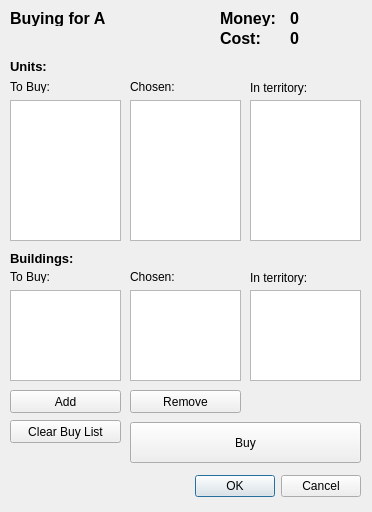
<?xml version="1.0" encoding="UTF-8"?>
<ui version="4.0">
 <class>BuyDialog</class>
 <widget class="QDialog" name="BuyDialog">
  <property name="geometry">
   <rect>
    <x>0</x>
    <y>0</y>
    <width>372</width>
    <height>512</height>
   </rect>
  </property>
  <property name="windowTitle">
   <string>Buy</string>
  </property>
  <widget class="QDialogButtonBox" name="buttonBox">
   <property name="geometry">
    <rect>
     <x>20</x>
     <y>470</y>
     <width>341</width>
     <height>32</height>
    </rect>
   </property>
   <property name="orientation">
    <enum>Qt::Horizontal</enum>
   </property>
   <property name="standardButtons">
    <set>QDialogButtonBox::Cancel|QDialogButtonBox::Ok</set>
   </property>
  </widget>
  <widget class="QLabel" name="titleLabel">
   <property name="geometry">
    <rect>
     <x>10</x>
     <y>10</y>
     <width>201</width>
     <height>16</height>
    </rect>
   </property>
   <property name="font">
    <font>
     <pointsize>12</pointsize>
     <weight>75</weight>
     <bold>true</bold>
    </font>
   </property>
   <property name="text">
    <string>Buying for A</string>
   </property>
  </widget>
  <widget class="QLabel" name="label_2">
   <property name="geometry">
    <rect>
     <x>220</x>
     <y>10</y>
     <width>71</width>
     <height>16</height>
    </rect>
   </property>
   <property name="font">
    <font>
     <pointsize>12</pointsize>
     <weight>75</weight>
     <bold>true</bold>
    </font>
   </property>
   <property name="text">
    <string>Money:</string>
   </property>
  </widget>
  <widget class="QLabel" name="moneyLabel">
   <property name="geometry">
    <rect>
     <x>290</x>
     <y>10</y>
     <width>51</width>
     <height>16</height>
    </rect>
   </property>
   <property name="font">
    <font>
     <pointsize>12</pointsize>
     <weight>75</weight>
     <bold>true</bold>
    </font>
   </property>
   <property name="text">
    <string>0</string>
   </property>
  </widget>
  <widget class="QLabel" name="label_3">
   <property name="geometry">
    <rect>
     <x>10</x>
     <y>80</y>
     <width>46</width>
     <height>13</height>
    </rect>
   </property>
   <property name="text">
    <string>To Buy:</string>
   </property>
  </widget>
  <widget class="QTableWidget" name="buyTable">
   <property name="geometry">
    <rect>
     <x>10</x>
     <y>100</y>
     <width>111</width>
     <height>141</height>
    </rect>
   </property>
  </widget>
  <widget class="QTableWidget" name="chosenTable">
   <property name="geometry">
    <rect>
     <x>130</x>
     <y>100</y>
     <width>111</width>
     <height>141</height>
    </rect>
   </property>
  </widget>
  <widget class="QTableWidget" name="territoryTable">
   <property name="geometry">
    <rect>
     <x>250</x>
     <y>100</y>
     <width>111</width>
     <height>141</height>
    </rect>
   </property>
  </widget>
  <widget class="QLabel" name="costLabel">
   <property name="geometry">
    <rect>
     <x>290</x>
     <y>30</y>
     <width>51</width>
     <height>16</height>
    </rect>
   </property>
   <property name="font">
    <font>
     <pointsize>12</pointsize>
     <weight>75</weight>
     <bold>true</bold>
    </font>
   </property>
   <property name="text">
    <string>0</string>
   </property>
  </widget>
  <widget class="QLabel" name="label_4">
   <property name="geometry">
    <rect>
     <x>220</x>
     <y>30</y>
     <width>71</width>
     <height>16</height>
    </rect>
   </property>
   <property name="font">
    <font>
     <pointsize>12</pointsize>
     <weight>75</weight>
     <bold>true</bold>
    </font>
   </property>
   <property name="text">
    <string>Cost:</string>
   </property>
  </widget>
  <widget class="QLabel" name="label_5">
   <property name="geometry">
    <rect>
     <x>130</x>
     <y>80</y>
     <width>46</width>
     <height>13</height>
    </rect>
   </property>
   <property name="text">
    <string>Chosen:</string>
   </property>
  </widget>
  <widget class="QLabel" name="label_6">
   <property name="geometry">
    <rect>
     <x>250</x>
     <y>80</y>
     <width>61</width>
     <height>16</height>
    </rect>
   </property>
   <property name="text">
    <string>In territory:</string>
   </property>
  </widget>
  <widget class="QPushButton" name="addButton">
   <property name="geometry">
    <rect>
     <x>10</x>
     <y>390</y>
     <width>111</width>
     <height>23</height>
    </rect>
   </property>
   <property name="text">
    <string>Add</string>
   </property>
  </widget>
  <widget class="QPushButton" name="removeButton">
   <property name="geometry">
    <rect>
     <x>130</x>
     <y>390</y>
     <width>111</width>
     <height>23</height>
    </rect>
   </property>
   <property name="text">
    <string>Remove</string>
   </property>
  </widget>
  <widget class="QPushButton" name="buyButton">
   <property name="geometry">
    <rect>
     <x>130</x>
     <y>422</y>
     <width>231</width>
     <height>41</height>
    </rect>
   </property>
   <property name="text">
    <string>Buy</string>
   </property>
  </widget>
  <widget class="QPushButton" name="clearButton">
   <property name="geometry">
    <rect>
     <x>10</x>
     <y>420</y>
     <width>111</width>
     <height>23</height>
    </rect>
   </property>
   <property name="text">
    <string>Clear Buy List</string>
   </property>
  </widget>
  <widget class="QLabel" name="label">
   <property name="geometry">
    <rect>
     <x>10</x>
     <y>60</y>
     <width>46</width>
     <height>13</height>
    </rect>
   </property>
   <property name="font">
    <font>
     <pointsize>10</pointsize>
     <weight>75</weight>
     <bold>true</bold>
    </font>
   </property>
   <property name="text">
    <string>Units:</string>
   </property>
  </widget>
  <widget class="QTableWidget" name="territoryTable2">
   <property name="geometry">
    <rect>
     <x>250</x>
     <y>290</y>
     <width>111</width>
     <height>91</height>
    </rect>
   </property>
  </widget>
  <widget class="QLabel" name="label_7">
   <property name="geometry">
    <rect>
     <x>10</x>
     <y>250</y>
     <width>111</width>
     <height>16</height>
    </rect>
   </property>
   <property name="font">
    <font>
     <pointsize>10</pointsize>
     <weight>75</weight>
     <bold>true</bold>
    </font>
   </property>
   <property name="text">
    <string>Buildings:</string>
   </property>
  </widget>
  <widget class="QLabel" name="label_8">
   <property name="geometry">
    <rect>
     <x>10</x>
     <y>270</y>
     <width>46</width>
     <height>13</height>
    </rect>
   </property>
   <property name="text">
    <string>To Buy:</string>
   </property>
  </widget>
  <widget class="QTableWidget" name="chosenTable2">
   <property name="geometry">
    <rect>
     <x>130</x>
     <y>290</y>
     <width>111</width>
     <height>91</height>
    </rect>
   </property>
  </widget>
  <widget class="QLabel" name="label_9">
   <property name="geometry">
    <rect>
     <x>130</x>
     <y>270</y>
     <width>46</width>
     <height>13</height>
    </rect>
   </property>
   <property name="text">
    <string>Chosen:</string>
   </property>
  </widget>
  <widget class="QTableWidget" name="buyTable2">
   <property name="geometry">
    <rect>
     <x>10</x>
     <y>290</y>
     <width>111</width>
     <height>91</height>
    </rect>
   </property>
  </widget>
  <widget class="QLabel" name="label_10">
   <property name="geometry">
    <rect>
     <x>250</x>
     <y>270</y>
     <width>61</width>
     <height>16</height>
    </rect>
   </property>
   <property name="text">
    <string>In territory:</string>
   </property>
  </widget>
 </widget>
 <resources/>
 <connections>
  <connection>
   <sender>buttonBox</sender>
   <signal>accepted()</signal>
   <receiver>BuyDialog</receiver>
   <slot>accept()</slot>
   <hints>
    <hint type="sourcelabel">
     <x>248</x>
     <y>254</y>
    </hint>
    <hint type="destinationlabel">
     <x>157</x>
     <y>274</y>
    </hint>
   </hints>
  </connection>
  <connection>
   <sender>buttonBox</sender>
   <signal>rejected()</signal>
   <receiver>BuyDialog</receiver>
   <slot>reject()</slot>
   <hints>
    <hint type="sourcelabel">
     <x>316</x>
     <y>260</y>
    </hint>
    <hint type="destinationlabel">
     <x>286</x>
     <y>274</y>
    </hint>
   </hints>
  </connection>
 </connections>
</ui>
